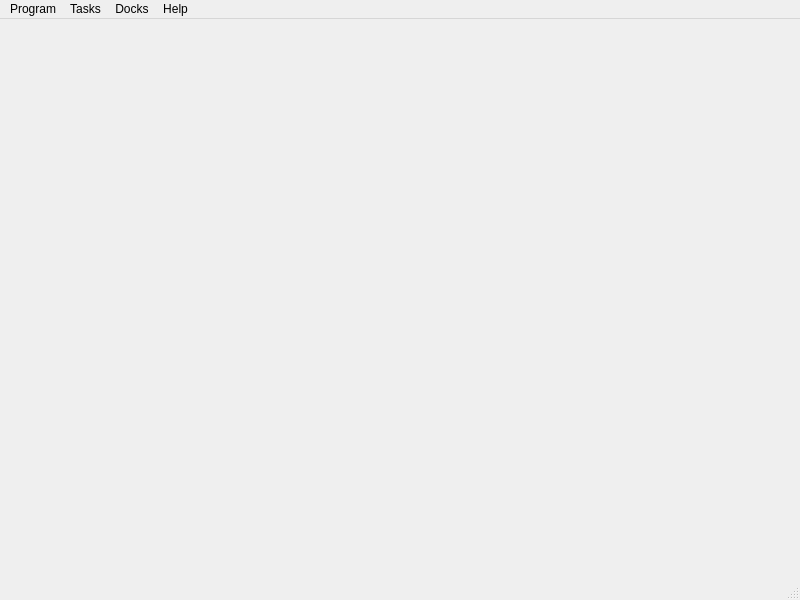
<?xml version="1.0" encoding="UTF-8"?>
<ui version="4.0">
 <class>MainWindow</class>
 <widget class="QMainWindow" name="MainWindow">
  <property name="geometry">
   <rect>
    <x>0</x>
    <y>0</y>
    <width>800</width>
    <height>600</height>
   </rect>
  </property>
  <property name="windowTitle">
   <string notr="true">SC-Walidator</string>
  </property>
  <property name="windowIcon">
   <iconset theme="tools-check-spelling">
    <normaloff>.</normaloff>.</iconset>
  </property>
  <property name="toolButtonStyle">
   <enum>Qt::ToolButtonFollowStyle</enum>
  </property>
  <property name="documentMode">
   <bool>true</bool>
  </property>
  <property name="dockOptions">
   <set>QMainWindow::AllowNestedDocks|QMainWindow::AllowTabbedDocks|QMainWindow::AnimatedDocks</set>
  </property>
  <property name="unifiedTitleAndToolBarOnMac">
   <bool>true</bool>
  </property>
  <widget class="QWidget" name="centralwidget"/>
  <widget class="QMenuBar" name="menubar">
   <property name="geometry">
    <rect>
     <x>0</x>
     <y>0</y>
     <width>800</width>
     <height>23</height>
    </rect>
   </property>
   <widget class="QMenu" name="menuProgram">
    <property name="title">
     <string>Program</string>
    </property>
    <addaction name="actionRun"/>
    <addaction name="separator"/>
    <addaction name="actionLoadall"/>
    <addaction name="actionSaveall"/>
    <addaction name="separator"/>
    <addaction name="actionRoot"/>
    <addaction name="actionLogs"/>
   </widget>
   <widget class="QMenu" name="menuActions">
    <property name="title">
     <string>Tasks</string>
    </property>
    <addaction name="actionGenerate"/>
    <addaction name="separator"/>
    <addaction name="actionAutosave"/>
    <addaction name="actionAutorestore"/>
    <addaction name="separator"/>
    <addaction name="actionClearall"/>
   </widget>
   <widget class="QMenu" name="menuHelp">
    <property name="title">
     <string>Help</string>
    </property>
    <addaction name="actionAbout"/>
   </widget>
   <widget class="QMenu" name="menuDocks">
    <property name="title">
     <string>Docks</string>
    </property>
    <addaction name="actionAllowmove"/>
    <addaction name="actionAllowfloat"/>
    <addaction name="actionAllowclose"/>
    <addaction name="separator"/>
    <addaction name="actionLockdocks"/>
   </widget>
   <addaction name="menuProgram"/>
   <addaction name="menuActions"/>
   <addaction name="menuDocks"/>
   <addaction name="menuHelp"/>
  </widget>
  <widget class="QStatusBar" name="statusbar"/>
  <action name="actionRun">
   <property name="enabled">
    <bool>false</bool>
   </property>
   <property name="icon">
    <iconset theme="system-run">
     <normaloff>.</normaloff>.</iconset>
   </property>
   <property name="text">
    <string>Run all tasks</string>
   </property>
   <property name="shortcut">
    <string>F5</string>
   </property>
  </action>
  <action name="actionRoot">
   <property name="icon">
    <iconset theme="format-indent-more">
     <normaloff>.</normaloff>.</iconset>
   </property>
   <property name="text">
    <string>Select root directory</string>
   </property>
   <property name="shortcut">
    <string>Ctrl+O</string>
   </property>
  </action>
  <action name="actionAutosave">
   <property name="checkable">
    <bool>true</bool>
   </property>
   <property name="icon">
    <iconset theme="appointment-new">
     <normaloff>.</normaloff>.</iconset>
   </property>
   <property name="text">
    <string>Save tasks on exit</string>
   </property>
  </action>
  <action name="actionAutorestore">
   <property name="checkable">
    <bool>true</bool>
   </property>
   <property name="icon">
    <iconset theme="document-open-recent">
     <normaloff>.</normaloff>.</iconset>
   </property>
   <property name="text">
    <string>Restore tasks on startup</string>
   </property>
  </action>
  <action name="actionClearall">
   <property name="icon">
    <iconset theme="edit-clear">
     <normaloff>.</normaloff>.</iconset>
   </property>
   <property name="text">
    <string>Clear all tasks</string>
   </property>
  </action>
  <action name="actionSaveall">
   <property name="icon">
    <iconset theme="document-save">
     <normaloff>.</normaloff>.</iconset>
   </property>
   <property name="text">
    <string>Save all tasks</string>
   </property>
  </action>
  <action name="actionLoadall">
   <property name="icon">
    <iconset theme="document-open">
     <normaloff>.</normaloff>.</iconset>
   </property>
   <property name="text">
    <string>Load saved tasks</string>
   </property>
  </action>
  <action name="actionAbout">
   <property name="icon">
    <iconset theme="help-about">
     <normaloff>.</normaloff>.</iconset>
   </property>
   <property name="text">
    <string>About</string>
   </property>
   <property name="shortcut">
    <string>F1</string>
   </property>
  </action>
  <action name="actionAllowmove">
   <property name="checkable">
    <bool>true</bool>
   </property>
   <property name="icon">
    <iconset theme="view-fullscreen">
     <normaloff>.</normaloff>.</iconset>
   </property>
   <property name="text">
    <string>Allow move</string>
   </property>
  </action>
  <action name="actionAllowfloat">
   <property name="checkable">
    <bool>true</bool>
   </property>
   <property name="icon">
    <iconset theme="view-restore">
     <normaloff>.</normaloff>.</iconset>
   </property>
   <property name="text">
    <string>Allow float</string>
   </property>
  </action>
  <action name="actionLockdocks">
   <property name="checkable">
    <bool>true</bool>
   </property>
   <property name="icon">
    <iconset theme="changes-prevent">
     <normaloff>.</normaloff>.</iconset>
   </property>
   <property name="text">
    <string>Lock docks</string>
   </property>
  </action>
  <action name="actionAllowclose">
   <property name="checkable">
    <bool>true</bool>
   </property>
   <property name="icon">
    <iconset theme="window-close">
     <normaloff>.</normaloff>.</iconset>
   </property>
   <property name="text">
    <string>Allow close</string>
   </property>
  </action>
  <action name="actionLogs">
   <property name="icon">
    <iconset theme="accessories-text-editor">
     <normaloff>.</normaloff>.</iconset>
   </property>
   <property name="text">
    <string>Select log directory</string>
   </property>
   <property name="toolTip">
    <string>Select log directory</string>
   </property>
  </action>
  <action name="actionGenerate">
   <property name="checkable">
    <bool>true</bool>
   </property>
   <property name="icon">
    <iconset theme="mail-unread"/>
   </property>
   <property name="text">
    <string>Generate log files</string>
   </property>
  </action>
 </widget>
 <resources/>
 <connections/>
</ui>
